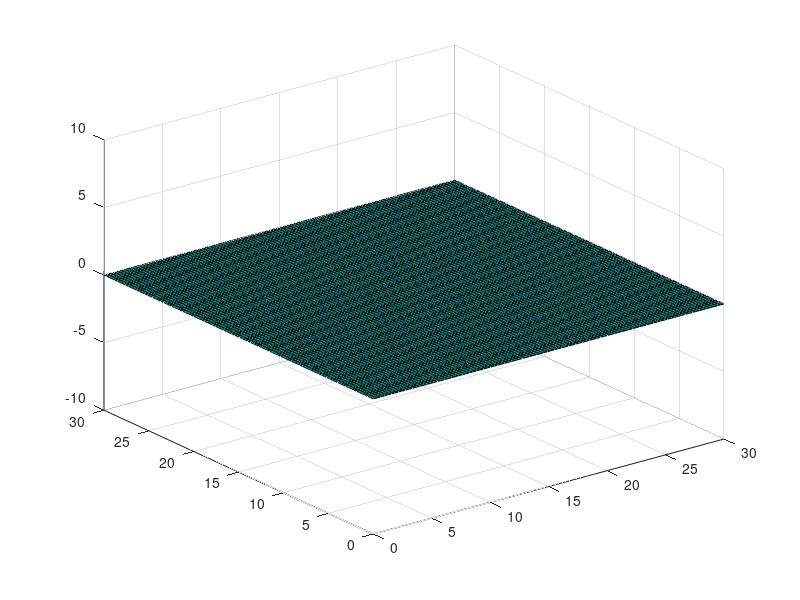
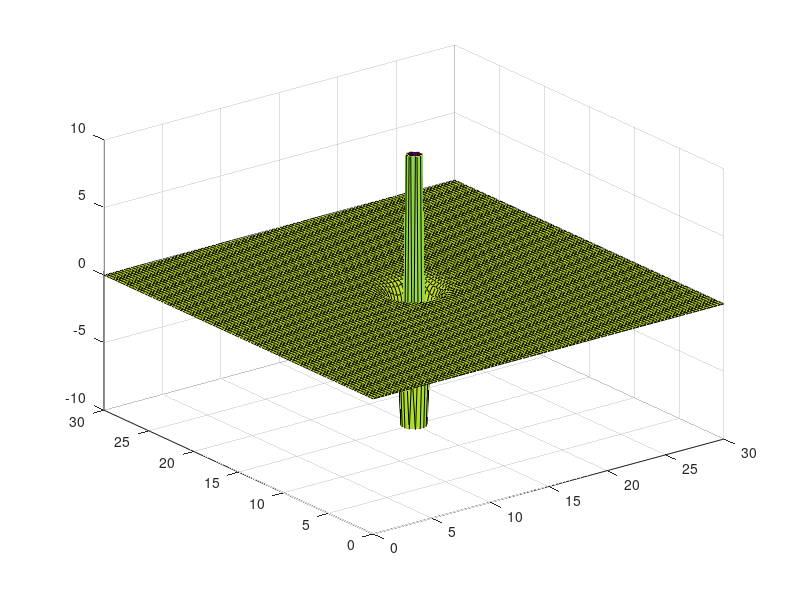
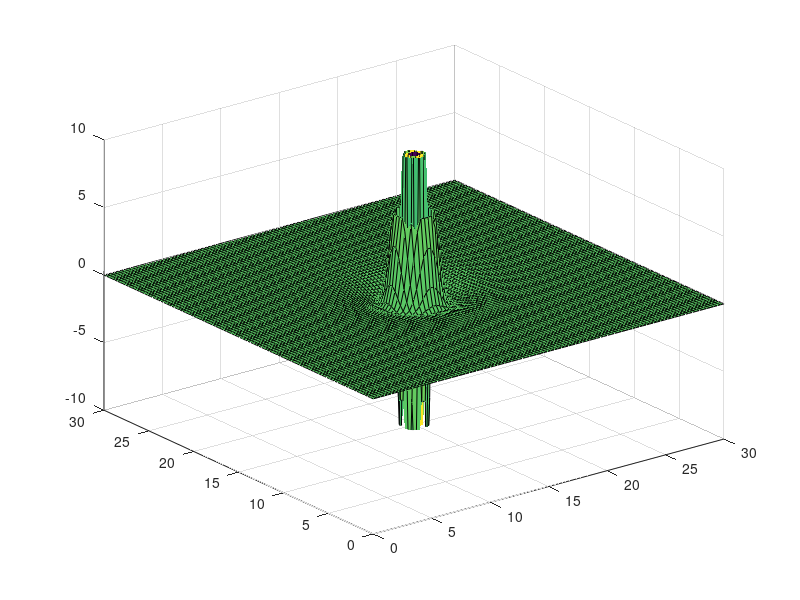
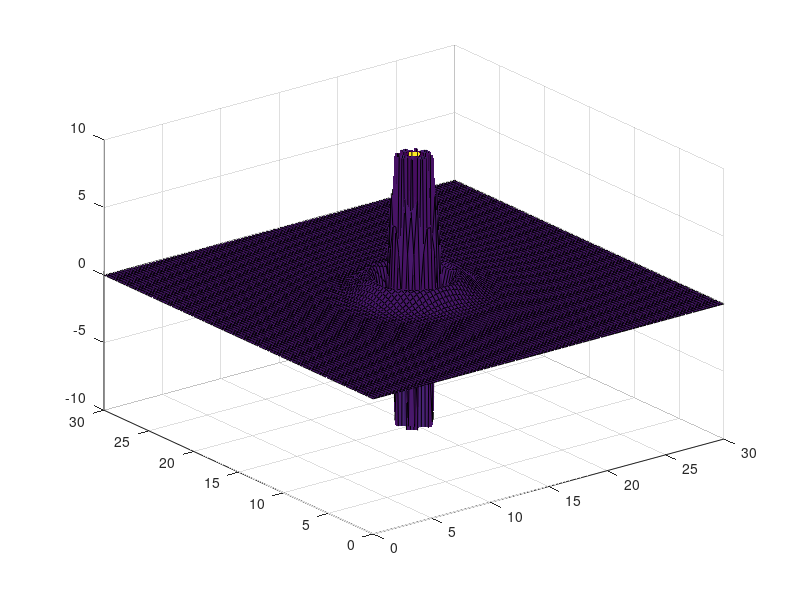

Write MATLAB code to recreate these figures, in order.
close all;
clear all; 
clc; 

g=0.3; 

Tmin=0;
Tmax=100;
Tsteps=20; 

T=linspace(Tmin,Tmax,Tsteps); 

W=30;
L=30; 

Spacing=100;
x=linspace(0,W,Spacing);
y=linspace(0,L,Spacing);

field=zeros(Spacing,Spacing);

for tstep=1:1:Tsteps
    for n=1:1:Spacing
        for m=1:1:Spacing
            
            r=((x(1,n)-W/2)^2+(y(1,m)-L/2)^2)^0.5;
            t=T(1,tstep); 
            
            %annoying issue with this solution is that invalid region
            %propagates out in r with t^2, so not really usable for
            %animation either 
            field(n,m)=t/r^2.5*(cos(g*t^2/(4*r))-sin(g*t^2/(4*r))); 
        end
    end
    
    figure;
    surf(x,y,field); 
    zlim([-10,10]); 
    pause(0.3);
end
